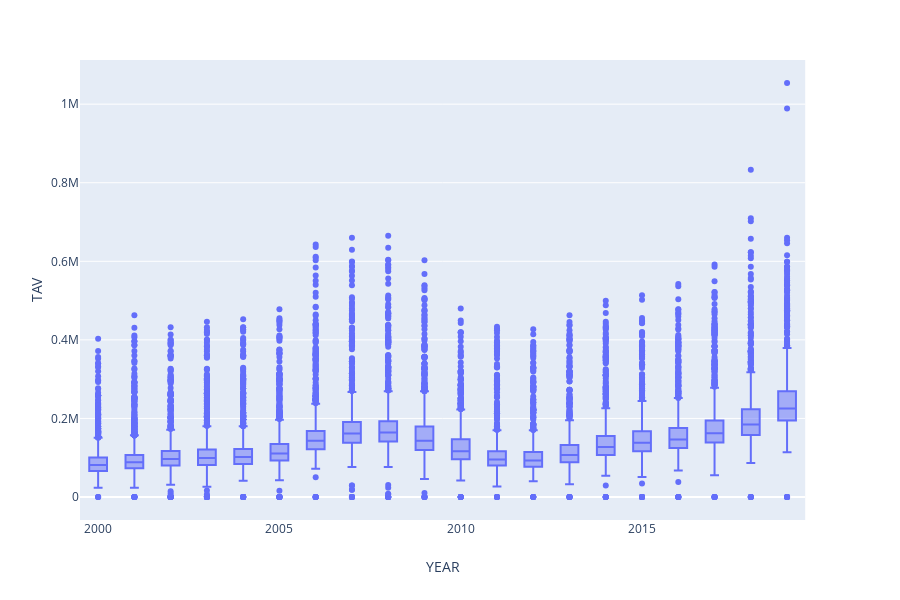

Source (notebook cell):
### Markdown cell above
# Graph Stuff

### Code cell
fig1 = px.box(my_block, x='YEAR', y = 'TAV')
fig1.show()

### Figure 1 — Plotly figure (JSON) as saved in the notebook; plotly's stock layout.template omitted (floating-point values rounded to 4 significant figures; data arrays with more than 128 entries replaced by an {"elided": "..."} marker saying what was removed)
{"data": [{"alignmentgroup": "True", "hoverlabel": {"namelength": 0}, "hovertemplate": "YEAR=%{x}<br>TAV=%{y}", "legendgroup": "", "marker": {"color": "#636efa"}, "name": "", "notched": false, "offsetgroup": "", "orientation": "v", "showlegend": false, "type": "box", "x": {"elided": "41881 int values"}, "x0": " ", "xaxis": "x", "y": {"elided": "41881 int values"}, "y0": " ", "yaxis": "y"}], "layout": {"boxmode": "group", "height": 600, "legend": {"tracegroupgap": 0}, "margin": {"t": 60}, "xaxis": {"anchor": "y", "domain": [0, 0.98], "title": {"text": "YEAR"}}, "yaxis": {"anchor": "x", "domain": [0, 1], "title": {"text": "TAV"}}}}
